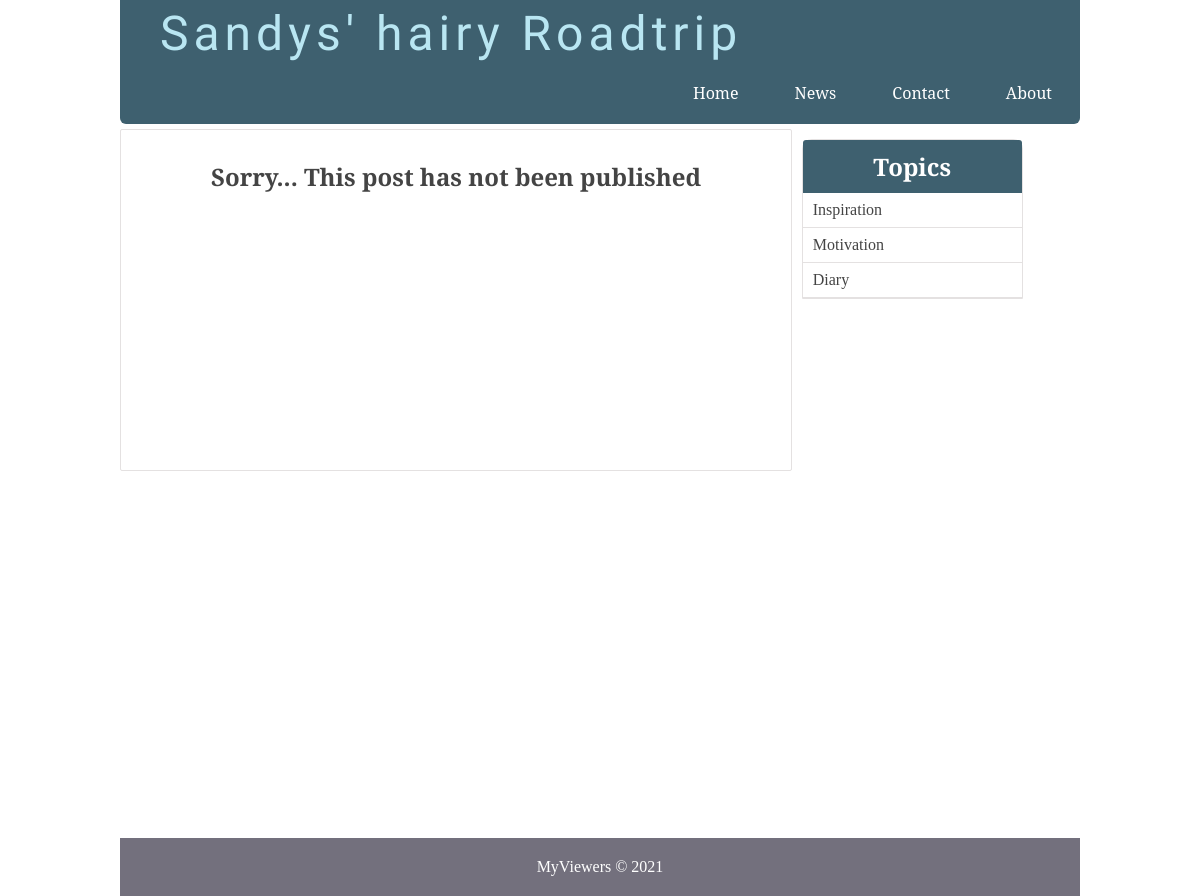
Page /single_post.php?post-slug=test on the earlier database version.
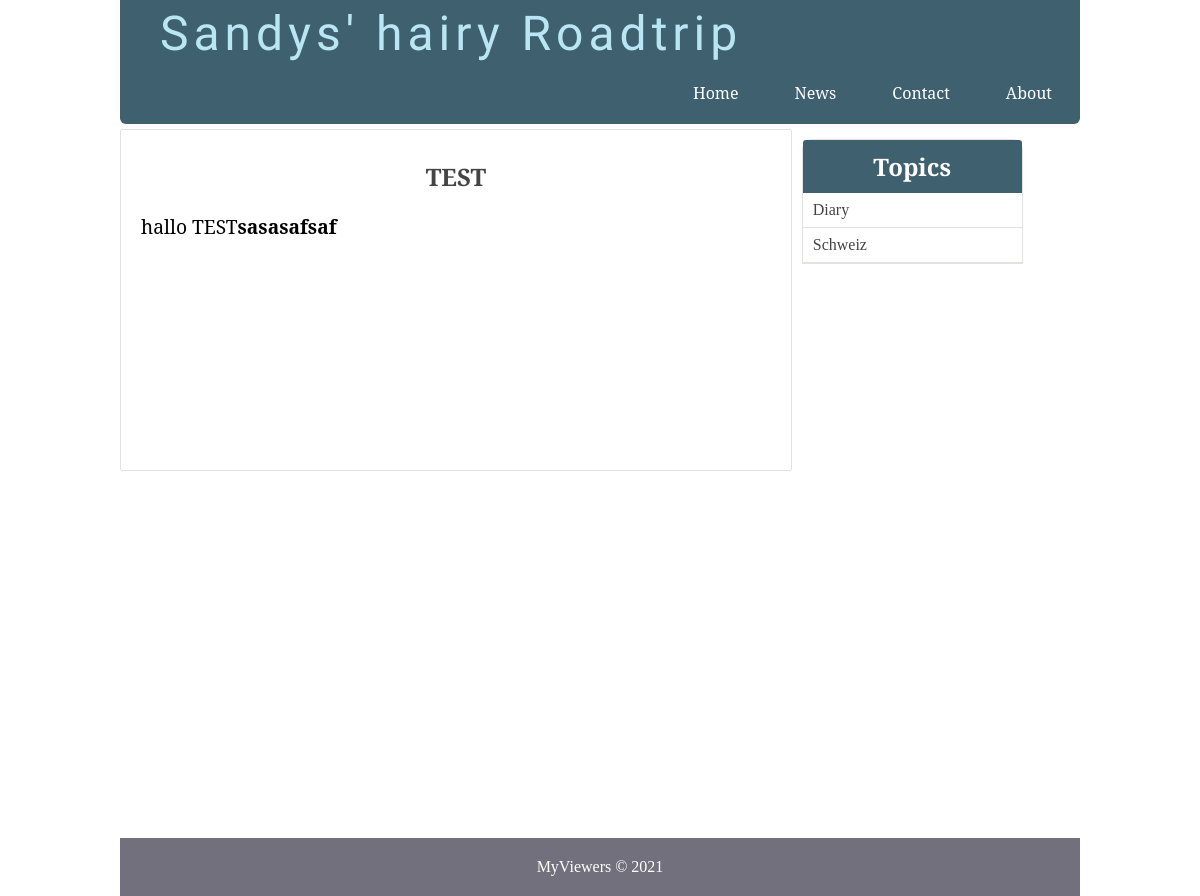
Same page on the later database version.
### tables this page shows
CREATE TABLE `topics` (
  `id` int(11) NOT NULL,
  `name` varchar(255) NOT NULL,
  `slug` varchar(255) NOT NULL
);

CREATE TABLE `posts` (
  `id` int(11) NOT NULL,
  `user_id` int(11) DEFAULT NULL,
  `title` varchar(255) NOT NULL,
  `slug` varchar(255) NOT NULL,
  `views` int(11) NOT NULL DEFAULT 0,
  `image` varchar(255) NOT NULL,
  `body` text NOT NULL,
  `published` tinyint(1) NOT NULL,
  `created_at` timestamp NOT NULL DEFAULT current_timestamp() ON UPDATE current_timestamp(),
  `updated_at` timestamp NOT NULL DEFAULT '0000-00-00 00:00:00'
);

### includes/public_functions.php (called while the page is built, shortened)
<?php
function getPostTopic($post_id){
	global $conn;
	$sql = "SELECT * FROM topics WHERE id=
			(SELECT topic_id FROM post_topic WHERE post_id=$post_id) LIMIT 1";
	$result = mysqli_query($conn, $sql);
	$topic = mysqli_fetch_assoc($result);
	return $topic;
}
function getPost($slug){
	global $conn;
	$post_slug = $_GET['post-slug'];
	$sql = "SELECT * FROM posts WHERE slug='$post_slug' AND published=true";
	$result = mysqli_query($conn, $sql);
	$post = mysqli_fetch_assoc($result);
	if ($post) {
		$post['topic'] = getPostTopic($post['id']);
	}
	return $post;
}
function getAllTopics()
{
	global $conn;
	$sql = "SELECT * FROM topics";
	$result = mysqli_query($conn, $sql);
	$topics = mysqli_fetch_all($result, MYSQLI_ASSOC);
	return $topics;
}
?>

### single_post.php (the view, shortened to what this page needs)
<?php  include('config.php'); ?>
<?php  include('includes/public_functions.php'); ?>
<?php
	if (isset($_GET['post-slug'])) {
		$post = getPost($_GET['post-slug']);
	}
	$topics = getAllTopics();
?>
<?php include('includes/head_section.php'); ?>
</head>
<body>
<div class="container">
		<?php include( ROOT_PATH . '/includes/navbar.php'); ?>
	<div class="content" >
		<div class="post-wrapper">
			<div class="full-post-div">
			<?php if ($post['published'] == false): ?>
				<h2 class="post-title">Sorry... This post has not been published</h2>
			<?php else: ?>
				<h2 class="post-title"><?php echo $post['title']; ?></h2>
				<div class="post-body-div">
					<?php echo html_entity_decode($post['body']); ?>
				</div>
			<?php endif ?>
			</div>
		</div>
		<div class="post-sidebar">
			<div class="card">
				<div class="card-header">
					<h2>Topics</h2>
				</div>
				<div class="card-content">
					<?php foreach ($topics as $topic): ?>
						<a
							href="<?php echo BASE_URL . 'filtered_posts.php?topic=' . $topic['id'] ?>">
							<?php echo $topic['name']; ?>
						</a>
					<?php endforeach ?>
				</div>
			</div>
		</div>
	</div>
</div>
<?php include( ROOT_PATH . '/includes/footer.php'); ?>

Differences in the rows shown:
removed topics: name "Inspiration"
removed topics: name "Motivation"
added posts: title "TEST", body "hallo TEST sasasafsaf"
added topics: name "Schweiz"
Other differences:
text no longer shown: "Sorry... This post has not been published"
